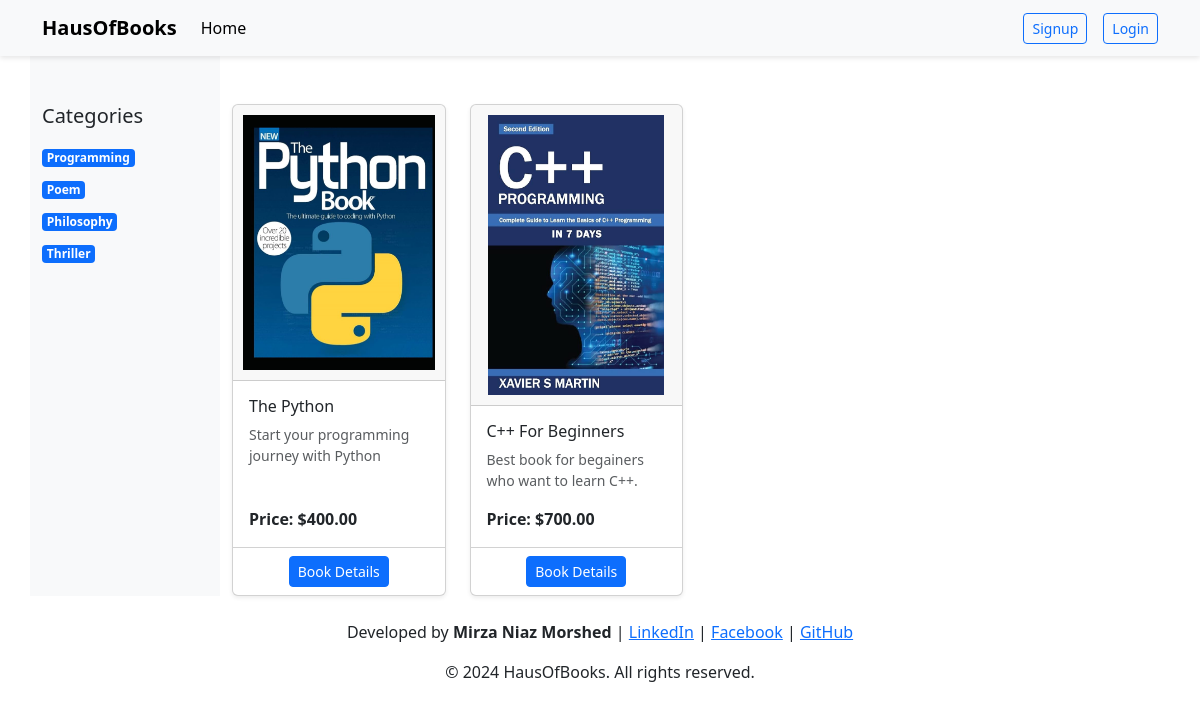
The page /category/programming/ on the database as committed earlier.
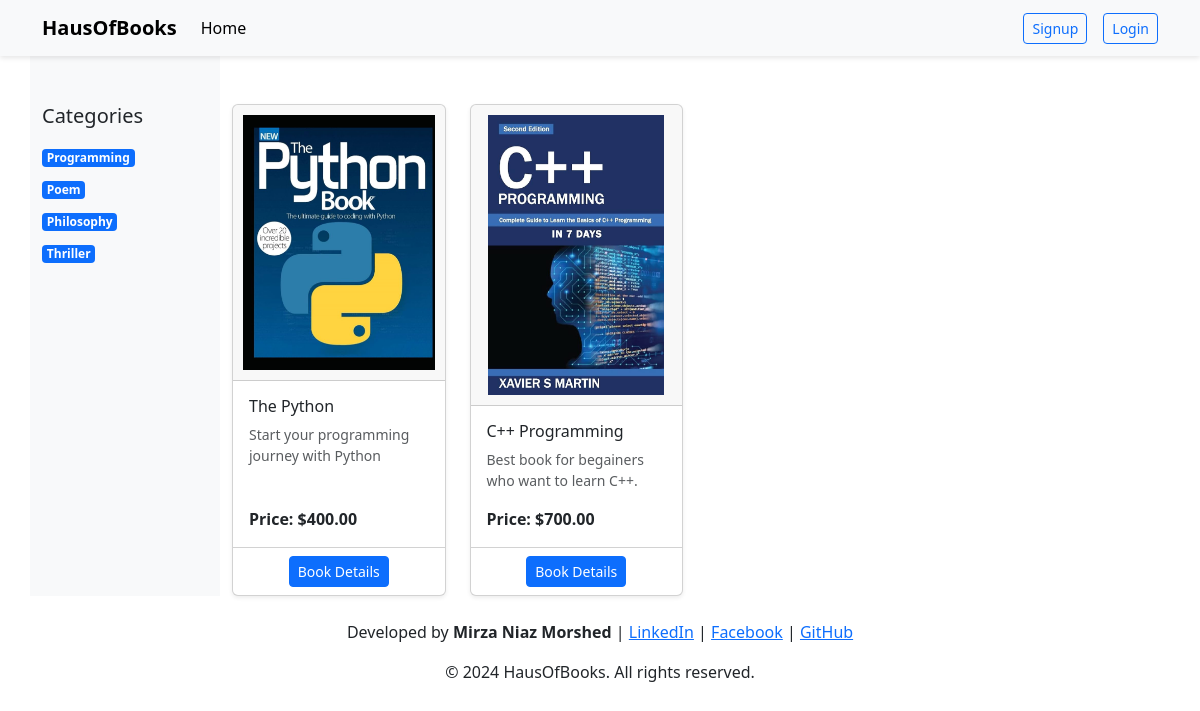
The same page on the database as committed later.
### books/models.py (models this page shows, shortened)
class CreateBook(models.Model):
    title = models.CharField(max_length=100)
    description = models.TextField()
    image = models.ImageField(upload_to='books/media/uploads/', blank=True, null=True)
    price = models.DecimalField(max_digits=12,decimal_places=2)
    categories = models.ManyToManyField(CreateCategory, related_name='book')

### core/views.py (the view)
# urls.py: path('category/<slug:category_slug>/', views.HomeCategoryView.as_view(), name="category_books")
class HomeCategoryView(TemplateView):
    template_name = 'index.html'
    def get_context_data(self,*args,**kwargs):
        context =  super().get_context_data(*args,**kwargs)
        category_slug = self.kwargs['category_slug']
        category = CreateCategory.objects.get(slug=category_slug)
        context['categories'] = CreateCategory.objects.all()
        context['books'] = CreateBook.objects.filter(categories=category)
        return context

### books/models.py (called while the page is built)
    def __str__(self) -> str:
        return self.category_name

### core/templates/index.html (shortened to what this page needs)
{% extends "base.html" %}
{% block body %} {% include 'components/home_body.html' %} {% endblock %}

### core/templates/components/home_body.html
<div class="container">
    <div class="row">
        <div class="col-md-2 bg-light">
            <div class="sticky-top mt-5">
                <h5 class="mb-3">Categories</h5>
                <ul class="list-unstyled">
                    {% for category in categories %}
                        <li class="mb-2">
                            <a href="{% url 'category_books' category.slug %}" class="badge bg-primary text-decoration-none">{{ category }}</a>
                        </li>
                    {% endfor %}
                </ul>
            </div>
        </div>
        <div class="col-md-10">
            <div class="row mt-4">
                {% for book in books %}
                    <div class="col-lg-3 col-md-4 col-sm-6 mt-4">
                        <div class="card h-100 shadow-sm">
                            <div class="card-header p-0">
                                <img src="{{ book.image.url }}" class="card-img-top" alt="{{ book.title }}" style="max-height: 300px; width: 100%; object-fit: contain; padding: 10px;">
                            </div>
                            <div class="card-body d-flex flex-column">
                                <h6 class="card-title text-truncate" title="{{ book.title }}">{{ book.title }}</h6>
                                <p class="card-text text-muted small">{{ book.description|truncatewords:10 }}</p>
                                <strong class="mt-auto">Price: ${{ book.price }}</strong>
                            </div>
                            <div class="card-footer bg-transparent text-center">
                                <a href="{% url 'book_details' book.id %}" class="btn btn-sm btn-primary">Book Details</a>
                            </div>
                        </div>
                    </div>
                {% endfor %}
            </div>
        </div>
    </div>
</div>

Rows that differ between the two databases and show on the page:
changed CreateBook "Best book for begainers who want to learn C++.": title "C++ For Beginners" → "C++ Programming"
